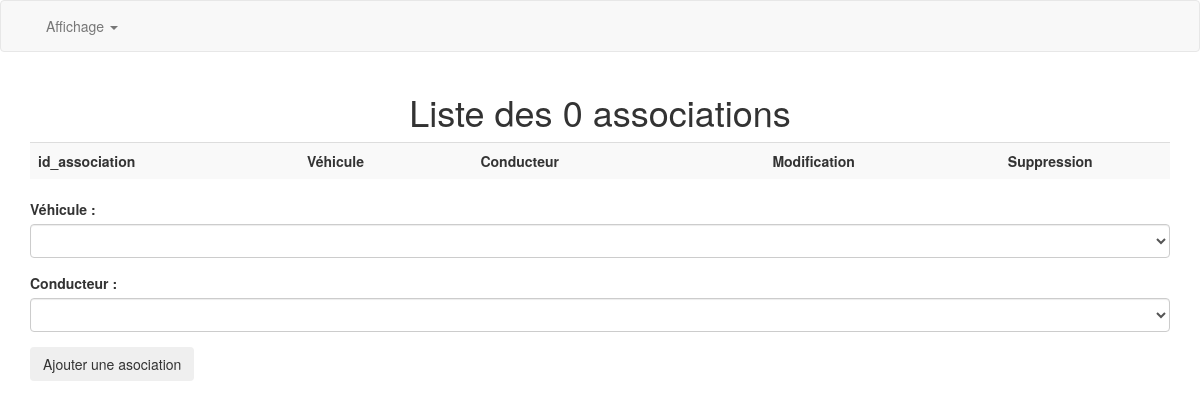
Before: /association_vehicule_contucteur.php with the older database file.
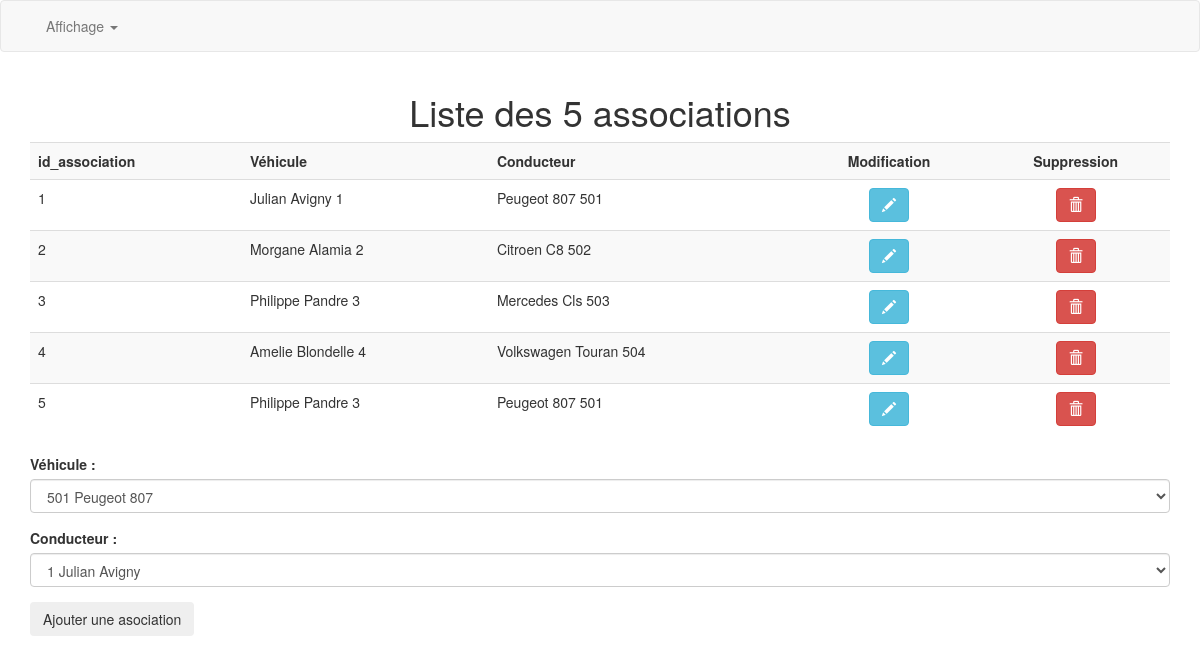
After: the same page with the newer database file.
### tables this page shows
CREATE TABLE `association_vehicule_conducteur` (
  `id_association` int(3) NOT NULL,
  `id_vehicule` int(3) NOT NULL,
  `id_conducteur` int(3) NOT NULL
);

CREATE TABLE `conducteur` (
  `id_conducteur` int(3) NOT NULL,
  `prenom` varchar(100) NOT NULL,
  `nom` varchar(100) NOT NULL
);

CREATE TABLE `vehicule` (
  `id_vehicule` int(3) NOT NULL,
  `marque` varchar(100) NOT NULL,
  `modele` varchar(100) NOT NULL,
  `couleur` varchar(50) NOT NULL,
  `immatriculation` varchar(20) NOT NULL
);

### association_vehicule_contucteur.php (the view, shortened to what this page needs)
<?php
include ('inc/init.inc.php');
$requete = "SELECT id_association, prenom, nom, a.id_conducteur idc, marque, modele, a.id_vehicule idv
FROM association_vehicule_conducteur as a
INNER JOIN conducteur as c ON c.id_conducteur=a.id_conducteur
INNER JOIN vehicule as v ON v.id_vehicule=a.id_vehicule
";
$req = $pdo -> query ($requete);
$associations = $req -> fetchAll(PDO::FETCH_ASSOC);
$nb = $req -> rowCount();
$req = $pdo -> query ("SELECT * FROM vehicule");
$vehicules = $req -> fetchAll(PDO::FETCH_ASSOC);
$req = $pdo -> query ("SELECT * FROM conducteur");
$conducteurs = $req -> fetchAll(PDO::FETCH_ASSOC);
include ('inc/head.inc.php');
?>
<main class="container">
    <h1 class="text-center">Liste des <?= $nb ?> associations</h1>
    <table class="table table-striped">
        <tr>
            <th>id_association</th>
            <th>Véhicule</th>
            <th>Conducteur</th>
            <th class="text-center">Modification</th>
            <th class="text-center">Suppression</th>
        </tr>
        <?php foreach ($associations as $association) : ?>
            <tr>
                <td><?= $association['id_association'] ?></td>
                <td><?= $association['prenom'] . ' ' . $association['nom'] . ' ' . $association['idc'] ?></td>
                <td><?= $association['marque'] . ' ' . $association['modele'] . ' ' . $association['idv'] ?></td>
                <td class="text-center">
                    <a href="?action=modif&id=<?= $association['id_association'] ?>">
                        <button type="button" class="btn btn-info">
                            <span class="glyphicon glyphicon-pencil" aria-hidden="true"></span>
                        </button>
                    </a>
                </td>
                <td class="text-center">
                    <a href="?action=suppr&id=<?= $association['id_association'] ?>">
                        <button  class="btn btn-danger">
                            <span class="glyphicon glyphicon-trash" aria-hidden="true"></span>
                        </button>
                    </a>
                </td>
            </tr>
        <?php endforeach; ?>
    </table>
    <form method="post">
        <div class="form-group">
            <label for="vehicule">Véhicule :</label>
            <select class="form-control" name="idv">
                <?php foreach ($vehicules as $vehicule) : ?>
                    <option value="<?= $vehicule['id_vehicule'] ?>"><?= $vehicule['id_vehicule'] . ' ' . $vehicule['marque'] . ' ' . $vehicule['modele'] ?></option>
                <?php endforeach; ?>
            </select>
        </div>
        <div class="form-group">
            <label for="nom">Conducteur :</label>
            <select class="form-control" name="idc">
            <?php foreach ($conducteurs as $conducteur) : ?>
                <option value="<?= $conducteur['id_conducteur'] ?>"><?= $conducteur['id_conducteur'] . ' ' . $conducteur['prenom'] . ' ' . $conducteur['nom'] ?></option>
            <?php endforeach; ?>
        </select>
        </div>
        <?php $action=(isset($id_conducteur)?"Modifier l'":"Ajouter une ") ?>
        <button type="submit" class="btn btn-submit"><?= $action ?>asociation</button>
    </form>
</main>
<?php
include ('inc/footer.inc.php');
?>

Changed rows visible on the page:
added association_vehicule_conducteur: id_association "1", id_conducteur.prenom "Julian", id_conducteur.nom "Avigny", id_conducteur "1", id_vehicule.marque "Peugeot", id_vehicule.modele "807", id_vehicule "501"
added association_vehicule_conducteur: id_association "2", id_conducteur.prenom "Morgane", id_conducteur.nom "Alamia", id_conducteur "2", id_vehicule.marque "Citroen", id_vehicule.modele "C8", id_vehicule "502"
added association_vehicule_conducteur: id_association "3", id_conducteur.prenom "Philippe", id_conducteur.nom "Pandre", id_conducteur "3", id_vehicule.marque "Mercedes", id_vehicule.modele "Cls", id_vehicule "503"
added association_vehicule_conducteur: id_association "4", id_conducteur.prenom "Amelie", id_conducteur.nom "Blondelle", id_conducteur "4", id_vehicule.marque "Volkswagen", id_vehicule.modele "Touran", id_vehicule "504"
added association_vehicule_conducteur: id_association "5", id_conducteur.prenom "Philippe", id_conducteur.nom "Pandre", id_conducteur "3", id_vehicule.marque "Peugeot", id_vehicule.modele "807", id_vehicule "501"
Other visible differences:
$nb: "0" → "5"
form field idv: (not shown) → "501 Peugeot 807"
form field idc: (not shown) → "1 Julian Avigny"
